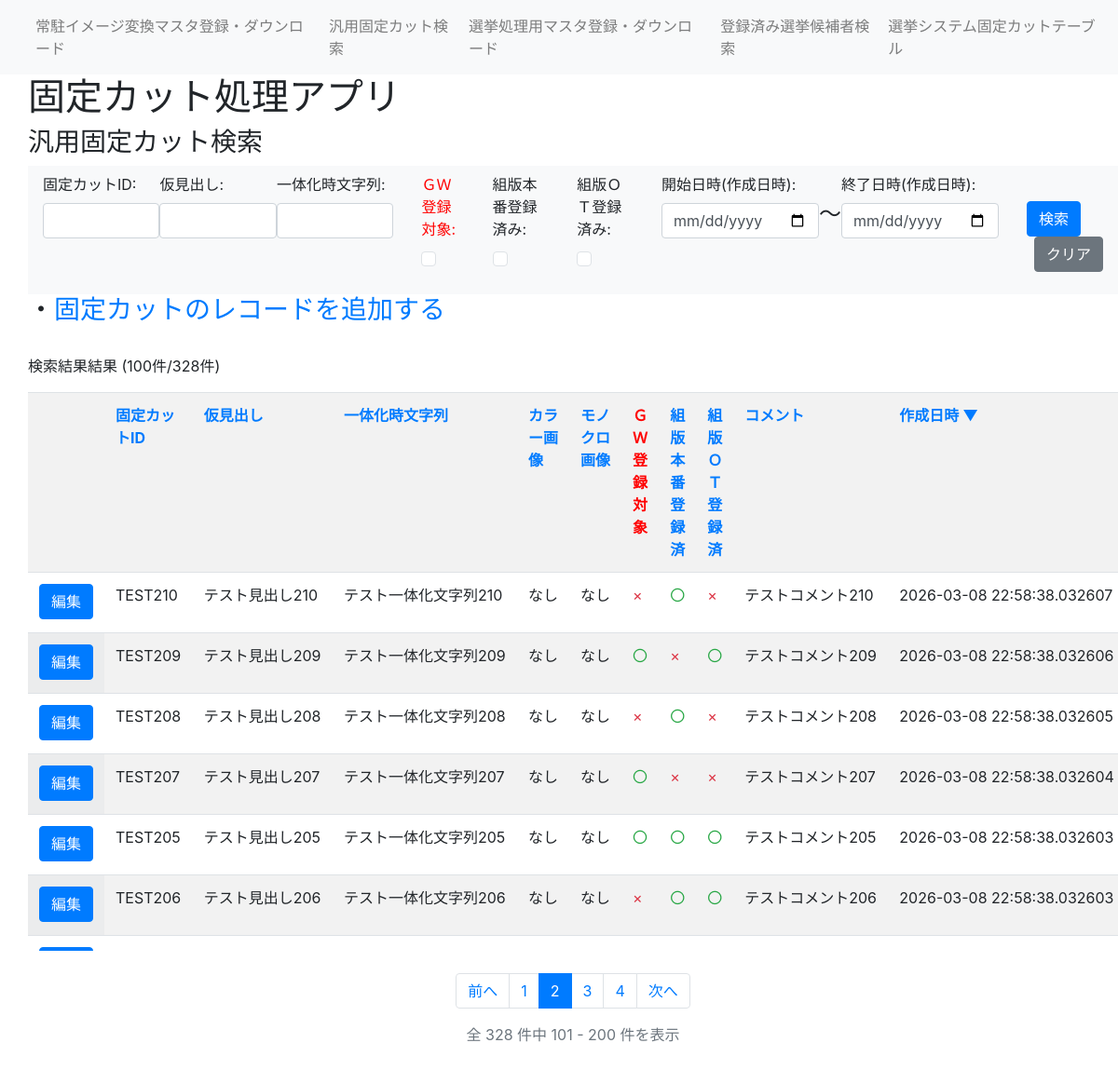
Page /general/2?midashi=&ID=&Str=&GWFlg=&prodFlg=&OTFlg=&startdate=&enddate=&sort_by=created_at&sort_dir=desc on the committed database.
### fixedcut_app/models/fixedcut.py (models this page shows)
class FixedCut(db.Model):
    ___tablename__ = "fixedcut"
    id = db.Column(db.String(20), primary_key=True) #固定カットID
    midashi = db.Column(db.String(30)) #仮見出し
    Str = db.Column(db.String(100)) #一体化時文字列
    colorUrl = db.Column(db.String(100)) #カラー画像のURL
    monoUrl = db.Column(db.String(100)) #モノクロ画像のURL
    GWFlg = db.Column(db.Boolean, default=False) #GW登録対象
    prodFlg = db.Column(db.Boolean, default=False) #組版本番登録済みか
    OTFlg = db.Column(db.Boolean, default=False) #組版OT系登録済みか
    comment = db.Column(db.String(255)) #コメント
    created_at = db.Column(db.DateTime, nullable=False, default=datetime.now)  # 作成日時
    updated_at = db.Column(db.DateTime, nullable=False, default=datetime.now, onupdate=datetime.now)  # 更新日時

### fixedcut_app/views.py (the view)
@app.route('/general', methods=['GET', 'POST'])
@app.route('/general/<int:page>', methods=['GET', 'POST'])
def general(page=1):
    from fixedcut_app.views_general import general_handler
    return general_handler(page=page)

### fixedcut_app/views.py (called while the page is built)
@app.before_request
def log_request():
    app.logger.info("Request: %s %s from %s", request.method, request.path, request.remote_addr)

### fixedcut_app/templates/general.html (shortened to what this page needs)
{% extends 'layout.html' %}
{% block header %}
<h3>汎用固定カット検索</h3>
{% endblock %}
{% block content %}
<h3>・<a href="/general_add">固定カットのレコードを追加する</a></h3>
{% endblock %}
{% block serchbar %}
<nav class="navbar navbar-expand-lg navbar-light bg-light">
    <form class="form-group" action="{{ url_for('general') }}" method="POST">
        <ul class="navbar-nav">
            <li class="nav-item">
                <label for="ID">固定カットID:</label>
                <input name="ID" type="text" class="form-control" id="ID" value="{{ savelist[1] }}">
            </li>
            <li class="nav-item">
                <label for="midashi">仮見出し:</label>
                <input name="midashi" type="text" class="form-control" id="midashi" value="{{ savelist[0] }}">
            </li>
            <li class="nav-item">
                <label for="Str">一体化時文字列:</label>
                <input name="Str" type="text" class="form-control" id="Str" value="{{ savelist[2] }}">
            </li>
            <li class="nav-item pad">
                <label for="GWFlg"><font color="red">ＧＷ登録対象:</font></label>
                <br>
                {% if savelist[3]=="on" %}
                <input name="GWFlg" type="checkbox" class="form-check-input ms-auto" id="checkTab1" checked>
                {% else %}
                <input name="GWFlg" type="checkbox" class="form-check-input ms-auto" id="checkTab1">
                {% endif %}
            </li>
            <li class="nav-item pad">
                <label for="prodFlg">組版本番登録済み:</label>
                <br>
                {% if savelist[4]=="on" %}
                <input name="prodFlg" type="checkbox" class="form-check-input ms-auto" id="checkTab1" checked>
                {% else %}
                <input name="prodFlg" type="checkbox" class="form-check-input ms-auto" id="checkTab1">
                {% endif %}
            </li>
            <li class="nav-item pad">
                <label for="OTFlg">組版ＯＴ登録済み:</label>
                <br>
                {% if savelist[5]=="on" %}
                <input name="OTFlg" type="checkbox" class="form-check-input ms-auto" id="checkTab1" checked>
                {% else %}
                <input name="OTFlg" type="checkbox" class="form-check-input ms-auto" id="checkTab1">
                {% endif %}
            </li>
            <li class="nav-item pad">
                <label for="startdate">開始日時(作成日時):</label>
                <input name="startdate" type="date" class="form-control" id="startdate" value="{{ savelist[6] }}">
            </li>
            <li class="nav-item pad-above">
                <h4>～</h4>
            </li>
            <li class="nav-item ">
                <label for="enddate">終了日時(作成日時):</label>
                <input name="enddate" type="date" class="form-control" id="enddate" value="{{ savelist[7] }}">
            </li>
            <li class="nav-item pad pad-above">
                <button type="submit" class="btn btn-primary">検索</button>
                <button type="button" class="btn btn-secondary ms-2" onclick="clearForm()">クリア</button>
            </li>
        </ul>
    </form>
</nav>
{% endblock %}
{% block serch_result %}
 <div class="pad">
    {% set id_q = savelist[1] %}
    {% set midashi_q = savelist[0] %}
    {% set str_q = savelist[2] %}
    {% set gw_q = savelist[3] %}
    {% set prod_q = savelist[4] %}
    {% set ot_q = savelist[5] %}
    {% set start_q = savelist[6] %}
    {% set end_q = savelist[7] %}
    {% macro sort_link(label, key, text_color='') -%}
        {%- set next_dir = 'desc' if sort_by == key and sort_dir == 'asc' else 'asc' -%}
        <a href="{{ url_for('general', page=1, midashi=midashi_q, ID=id_q, Str=str_q, GWFlg=gw_q, prodFlg=prod_q, OTFlg=ot_q, startdate=start_q, enddate=end_q, sort_by=key, sort_dir=next_dir) }}" {% if text_color %}style="color: {{ text_color }};"{% endif %}>
            {{ label }}
            {% if sort_by == key %}
                {% if sort_dir == 'asc' %}
                    ▲
                {% else %}
                    ▼
                {% endif %}
            {% endif %}
        </a>
    {%- endmacro %}
    <p>検索結果結果
        {% if results | length > 0 %}
        ({{ results | length }}件/{{ pagination.total }}件)
        {% endif %}
    </p>
    <div class="table-container-vertical">
    <table class="table table-striped table-hover">
        <tr>
            <th></th>
            <th>{{ sort_link('固定カットID', 'id') }}</th>
            <th>{{ sort_link('仮見出し', 'midashi') }}</th>
            <th>{{ sort_link('一体化時文字列', 'Str') }}</th>
            <th>{{ sort_link('カラー画像', 'colorUrl') }}</th>
            <th>{{ sort_link('モノクロ画像', 'monoUrl') }}</th>
            <th>{{ sort_link('ＧＷ登録対象', 'GWFlg', 'red') }}</th>
            <th>{{ sort_link('組版本番登録済', 'prodFlg') }}</th>
            <th>{{ sort_link('組版ＯＴ登録済', 'OTFlg') }}</th>
            <th>{{ sort_link('コメント', 'comment') }}</th>
            <th>{{ sort_link('作成日時', 'created_at') }}</th>
        </tr>
        {% for res in results %}
        <tr>
            <td class=table-data>
                <button onclick="location.href='/general_detail/{{ res.id }}'" class="btn btn-primary">編集</button>
            </td>
            <td class=table-data>{{ res.id }}</td>
            <td class=table-data>{{ res.midashi }}</td>
            <td class=table-data>{{ res.Str }}</td>
            <td class=table-data>
                {% if ".eps" in res.colorUrl %}
                <a href="{{ url_for('download', filename=res.colorUrl) }}">ダウンロード</a></td>
                {% elif ".jpg" in res.colorUrl %}
                <img src="{{ url_for('static', filename=res.colorUrl) }}" height="50" alt="">
                {% elif ".jpeg" in res.colorUrl %}
                <img src="{{ url_for('static', filename=res.colorUrl) }}" height="50" alt="">
                {% elif ".svg" in res.colorUrl %}
                <img src="{{ url_for('static', filename=res.colorUrl) }}" height="50" alt="">
                {% else %}
                <p>なし</p>
                {% endif %}
            <td class=table-data>
                {% if ".eps" in res.monoUrl %}
                <a href="{{ url_for('download', filename=res.monoUrl) }}" download="モノクロ画像.eps">ダウンロード</a>
                {% elif ".jpg" in res.monoUrl %}
                <img src="{{ url_for('static', filename=res.monoUrl) }}" height="50" alt="">
                {% elif ".jpeg" in res.monoUrl %}
                <img src="{{ url_for('static', filename=res.monoUrl) }}" height="50" alt="">
                {% elif ".svg" in res.monoUrl %}
                <img src="{{ url_for('static', filename=res.monoUrl) }}" height="50" alt="">
                {% else %}
                <p>なし</p>
                {% endif %}
            </td>
            <td class=table-data>
                {% if res.GWFlg %}
                <span class="text-success">〇</span>
                {% else %}
                <span class="text-danger">×</span>
                {% endif %}
            </td>
            <td class=table-data>
                {% if res.prodFlg %}
                <span class="text-success">〇</span>
                {% else %}
                <span class="text-danger">×</span>
                {% endif %}
            </td>
            <td class=table-data>
                {% if res.OTFlg %}
                <span class="text-success">〇</span>
                {% else %}
                <span class="text-danger">×</span>
                {% endif %}
            </td>
            <td class=table-data>{{ res.comment }}</td>
            <td class=table-data>{{ res.created_at }}</td>
        </tr>
         {% endfor %}
    </table>
    </div>
    {% if pagination %}
    <nav aria-label="ページナビゲーション" class="mt-4">
        <ul class="pagination justify-content-center">
            {% if pagination.has_prev %}
            <li class="page-item">
                <a class="page-link" href="{{ url_for('general', page=pagination.prev_num, midashi=savelist[0], ID=savelist[1], Str=savelist[2], GWFlg=savelist[3], prodFlg=savelist[4], OTFlg=savelist[5], startdate=savelist[6], enddate=savelist[7], sort_by=sort_by, sort_dir=sort_dir) }}">前へ</a>
            </li>
            {% else %}
            <li class="page-item disabled">
                <span class="page-link">前へ</span>
            </li>
            {% endif %}
            {% for page_num in pagination.iter_pages() %}
                {% if page_num %}
                    {% if page_num == pagination.page %}
                    <li class="page-item active">
                        <span class="page-link">{{ page_num }}</span>
                    </li>
                    {% else %}
                    <li class="page-item">
                        <a class="page-link" href="{{ url_for('general', page=page_num, midashi=savelist[0], ID=savelist[1], Str=savelist[2], GWFlg=savelist[3], prodFlg=savelist[4], OTFlg=savelist[5], startdate=savelist[6], enddate=savelist[7], sort_by=sort_by, sort_dir=sort_dir) }}">{{ page_num }}</a>
                    </li>
                    {% endif %}
                {% else %}
                    <li class="page-item disabled">
                        <span class="page-link">...</span>
                    </li>
                {% endif %}
            {% endfor %}
            {% if pagination.has_next %}
            <li class="page-item">
                <a class="page-link" href="{{ url_for('general', page=pagination.next_num, midashi=savelist[0], ID=savelist[1], Str=savelist[2], GWFlg=savelist[3], prodFlg=savelist[4], OTFlg=savelist[5], startdate=savelist[6], enddate=savelist[7], sort_by=sort_by, sort_dir=sort_dir) }}">次へ</a>
            </li>
            {% else %}
            <li class="page-item disabled">
                <span class="page-link">次へ</span>
            </li>
            {% endif %}
        </ul>
        <p class="text-center text-muted mt-2">
            全 {{ pagination.total }} 件中 {{ pagination.page * 100 - 99 }} - {{ [pagination.page * 100, pagination.total]|min }} 件を表示
        </p>
    </nav>
    {% endif %}
</div>
{% endblock %}

### fixedcut_app/templates/static/css/style.css (style rules this page uses)
.pad { padding-left: 30px; }
.pad-above { padding-top: 30px; }
.table-data { height: 100%; overflow: hidden; white-space: nowrap; text-overflow: ellipsis; }
.table-striped tbody tr:nth-of-type(odd) .table-data:first-child { background: #f8f9fa; }
.table-striped tbody tr:nth-of-type(even) .table-data:first-child { background: white; }
.table-container-vertical { overflow-y: auto; max-height: 600px; }
.table-container-vertical table { width: 100%; }
.table-container-vertical th { position: sticky; top: 0; background: white; z-index: 1; }

### rows in the picture
FixedCut: id "TEST210", midashi "テスト見出し210", Str "テスト一体化文字列210", colorUrl "なし", monoUrl "なし", prodFlg "〇", comment "テストコメント210", created_at "2026-03-08 22:58:38.032607"
FixedCut: id "TEST209", midashi "テスト見出し209", Str "テスト一体化文字列209", colorUrl "なし", monoUrl "なし", GWFlg "〇", OTFlg "〇", comment "テストコメント209", created_at "2026-03-08 22:58:38.032606"
FixedCut: id "TEST208", midashi "テスト見出し208", Str "テスト一体化文字列208", colorUrl "なし", monoUrl "なし", prodFlg "〇", comment "テストコメント208", created_at "2026-03-08 22:58:38.032605"
FixedCut: id "TEST207", midashi "テスト見出し207", Str "テスト一体化文字列207", colorUrl "なし", monoUrl "なし", GWFlg "〇", comment "テストコメント207", created_at "2026-03-08 22:58:38.032604"
FixedCut: id "TEST205", midashi "テスト見出し205", Str "テスト一体化文字列205", colorUrl "なし", monoUrl "なし", GWFlg "〇", prodFlg "〇", OTFlg "〇", comment "テストコメント205", created_at "2026-03-08 22:58:38.032603"
FixedCut: id "TEST206", midashi "テスト見出し206", Str "テスト一体化文字列206", colorUrl "なし", monoUrl "なし", prodFlg "〇", OTFlg "〇", comment "テストコメント206", created_at "2026-03-08 22:58:38.032603"

### other values in the picture
{{ results | length }} "100"
{{ pagination.total }} "328"
{{ label }} "固定カットID 仮見出し 一体化時文字列 カラー画像 モノクロ画像 ＧＷ登録対象 組版本番登録済 組版ＯＴ登録済 コメント 作成日時"
{{ page_num }} "1" "3" "4"
{{ page_num }} "2"
{{ pagination.page * 100 - 99 }} "101"
{{ [pagination.page * 100, pagination.total]|min }} "200"
